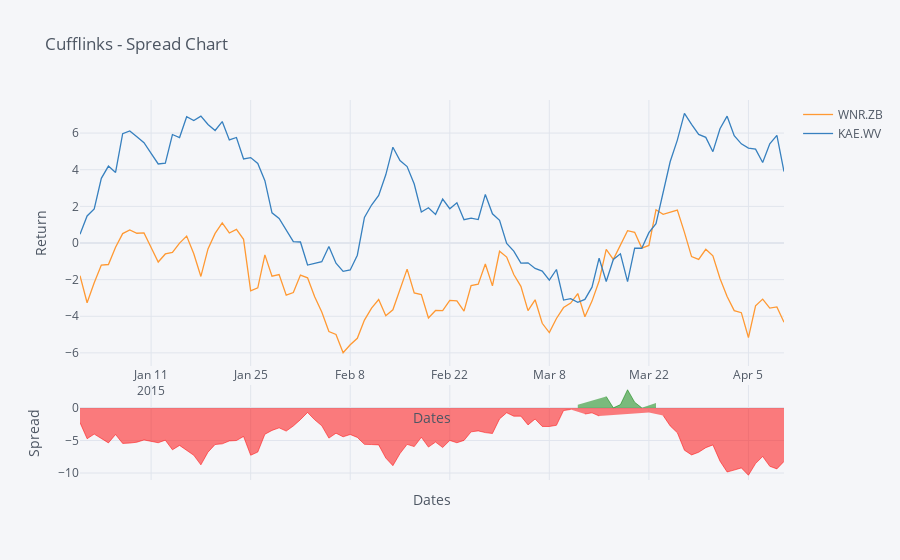

This figure's notebook cell:
### Markdown cell above
## Spread Chart

### Code cell
cf.datagen.lines(2).iplot(kind='spread',xTitle='Dates',yTitle='Return',title='Cufflinks - Spread Chart')
